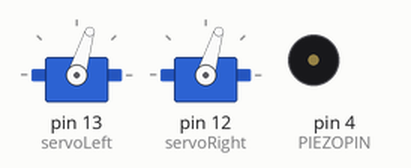
Simulated run of this sketch. Board: Arduino Uno, built with avr-gcc and run on an emulated ATmega328P. On the bench: 2 × servo, buzzer (waves = sounding).

Above: at 0.1 s.
At 3.1 s:
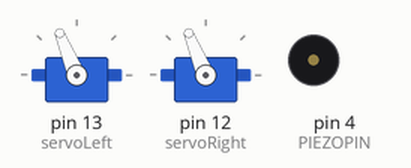
At 4.1 s:
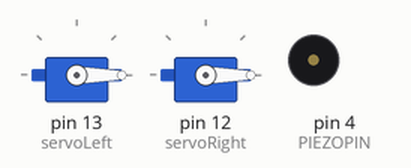
At 5.1 s:
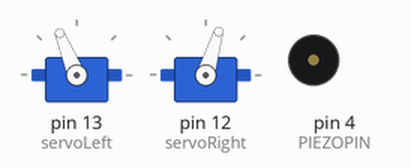
At 23.1 s:
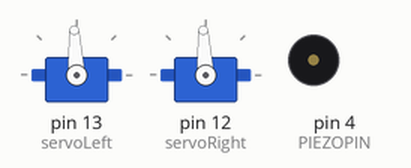
At 29.1 s:
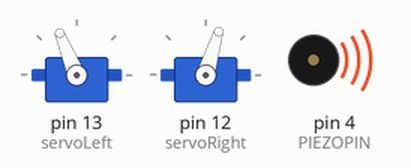
Timing chart, 0 to 40.0 s (numbered marks = the images above):
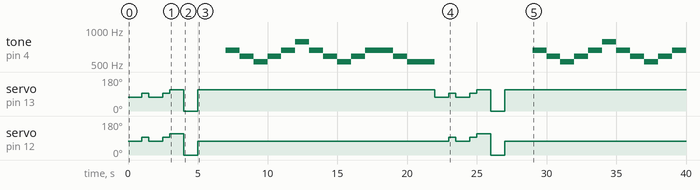

The sketch:

sketch_jun26a.ino
```cpp
#include <Servo.h>                           // Include servo library

Servo servoLeft;                             // Declare left servo signal
Servo servoRight;                            // Declare right servo signal

int PIEZOPIN = 4;                            // Declare pin that the piezo is connected to.

#define LED 11  //LED connected to
               //digital pin


//// One octave of notes between A4 and A5, for Piezo Greeting
//int note_A4 = 440;
//int note_As4 = 466; int note_Bb4 = note_As4;
//int note_B4 = 494;
//int note_C5 = 523;
//int note_Cs5 = 554; int note_Db5 = note_Cs5;
//int note_D5 = 587;
//int note_Ds5 = 622; int note_Eb5 = note_Ds5;
//int note_E5 = 659;
//int note_F5 = 698;
//int note_Fs5 = 740; int note_Gb5 = note_Fs5;
//int note_G5 = 784;
//int note_Gs5 = 830; int note_Ab5 = note_Gs5;

void setup()
{
  pinMode(PIEZOPIN, OUTPUT);                 // Attach piezo to pin 5.
  servoLeft.attach(13);                      // Attach left signal to pin 13
  servoRight.attach(12);                     // Attach right signal to pin 12
  servoLeft.writeMicroseconds(1500);        // Calibrate left servo
  servoRight.writeMicroseconds(1500);       // Calibrate right servo
  // Attach LED pins here.

}


//void loop()
//{
//  // Code for testing servos.
//  // Tinker with the numbers to see how they work!
//  // For help, visit https://learn.parallax.com/tutorials/robot/shield-bot/robotics-board-education-shield-arduino/chapter-2-shield-lights-servo-4.
//  servoLeft.writeMicroseconds(1300);
//  delay(500);
//  servoLeft.writeMicroseconds(1500);
//  servoRight.writeMicroseconds(1300);
//  delay(500);
//  servoRight.writeMicroseconds(1500);
//  delay(500);
//  servoRight.writeMicroseconds(1500);
//  servoLeft.writeMicroseconds(1500);
//}


void loop()
{
    servoLeft.writeMicroseconds(1300);
  servoRight.writeMicroseconds(1300);
  delay(1000);
  servoLeft.writeMicroseconds(1500);
  servoRight.writeMicroseconds(1500);
  delay(500);
  servoLeft.writeMicroseconds(1300);
  servoRight.writeMicroseconds(1300);
  delay(1000);
  servoLeft.writeMicroseconds(1500);
  servoRight.writeMicroseconds(1500);
  delay(500);
   servoLeft.writeMicroseconds(1700);
   servoRight.writeMicroseconds(1700);
   delay(1000);
    servoLeft.writeMicroseconds(-1700);
    servoRight.writeMicroseconds(-1700);
    delay(1000);
      servoLeft.writeMicroseconds(1700);
      servoRight.writeMicroseconds(1300);
      delay(2000);
    int note_A4 = 440;
int note_As4 =466; int note_Bb4 = note_As4;
int note_B4 = 494;
int note_C5 = 523;
int note_Cs5 = 554; int note_Db5 = note_Cs5;
int note_D5 = 587;
int note_Ds5 = 622; int note_Eb5 = note_Ds5;
int note_E5 = 659;
int note_F5 = 698;
int note_Fs5 = 740; int note_Gb5 = note_Fs5;
int note_G5 = 784;
int note_Gs5 = 830; int note_Ab5 = note_Gs5;

tone(PIEZOPIN, note_E5, 2000);
delay(1000);
tone(PIEZOPIN, note_D5,2000);
delay(1000);
tone(PIEZOPIN, note_C5, 2000);
delay(1000);
tone(PIEZOPIN, note_D5,2000);
delay(1000);
tone(PIEZOPIN, note_E5, 2000);
noTone(PIEZOPIN);
tone(PIEZOPIN, note_E5, 2000);
noTone(PIEZOPIN);
tone(PIEZOPIN, note_E5, 2000);
noTone(PIEZOPIN);
tone(PIEZOPIN, note_D5,2000);
noTone(PIEZOPIN);
tone(PIEZOPIN, note_D5,2000);
noTone(PIEZOPIN);
tone(PIEZOPIN, note_D5,2000);
noTone(PIEZOPIN);
tone(PIEZOPIN, note_E5, 2000);
delay(1000);
tone(PIEZOPIN, note_G5, 2000);
noTone(PIEZOPIN);
tone(PIEZOPIN, note_G5, 2000);
delay(1000);
tone(PIEZOPIN, note_E5, 2000);
delay(1000);
tone(PIEZOPIN, note_D5,2000);
delay(1000);
tone(PIEZOPIN, note_C5, 2000);
delay(1000);
tone(PIEZOPIN, note_D5,2000);
delay(1000);
tone(PIEZOPIN, note_E5, 2000);
noTone(PIEZOPIN);
tone(PIEZOPIN, note_E5, 2000);
noTone(PIEZOPIN);
tone(PIEZOPIN, note_E5, 2000);
noTone(PIEZOPIN);
tone(PIEZOPIN, note_E5, 2000);
delay(1000);
tone(PIEZOPIN, note_D5,2000);
noTone(PIEZOPIN);
tone(PIEZOPIN, note_D5,2000);
noTone(PIEZOPIN);
tone(PIEZOPIN, note_E5, 2000);
delay(1000);
tone(PIEZOPIN, note_D5,2000);
delay(1000);
tone(PIEZOPIN, note_C5, 2000);

digitalWrite(LED, HIGH);               //turns the LED on
   delay(1000);
digitalWrite(LED, LOW);
  delay(1000);
}
```

Measured:
- by itself, servo on pin 13 (servoLeft): 73° → 93° at 1.0 s, → 73° 0.50 s later, → 93° 1.0 s later, → 112° 0.50 s later, … (13 changes in this stretch)
- by itself, servo on pin 12 (servoRight): 73° → 93° at 1.0 s, → 73° 0.50 s later, → 93° 1.0 s later, → 112° 0.50 s later, … (12 changes in this stretch)
